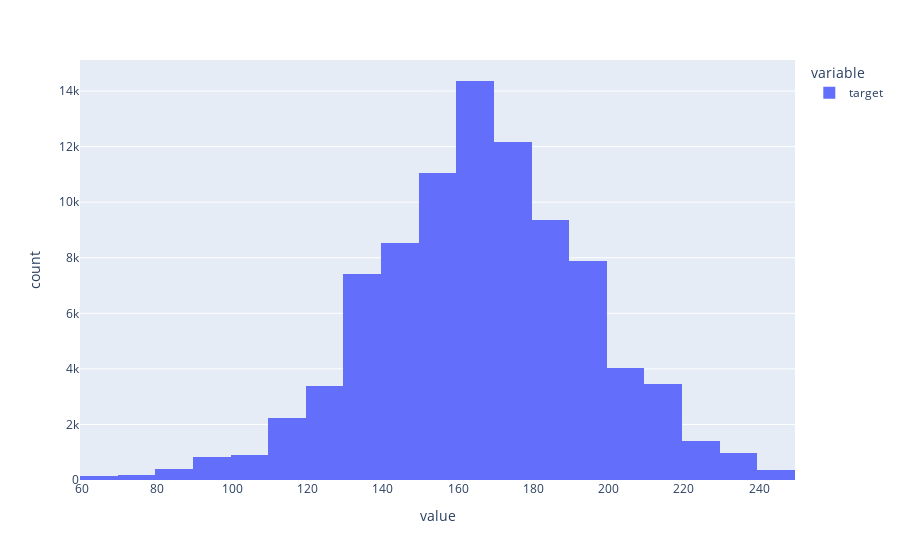

The notebook cell this image was saved under:
### Code cell
fig = px.histogram(final_df['target'], nbins=30)
fig.show()

### Figure 1 — Plotly figure (JSON) as saved in the notebook; plotly's stock layout.template omitted (floating-point values rounded to 4 significant figures; data arrays with more than 128 entries replaced by an {"elided": "..."} marker saying what was removed)
{"data": [{"alignmentgroup": "True", "bingroup": "x", "hovertemplate": "variable=target<br>value=%{x}<br>count=%{y}<extra></extra>", "legendgroup": "target", "marker": {"color": "#636efa", "pattern": {"shape": ""}}, "name": "target", "nbinsx": 30, "offsetgroup": "target", "orientation": "v", "showlegend": true, "type": "histogram", "x": {"elided": "89044 int values"}, "xaxis": "x", "yaxis": "y"}], "layout": {"barmode": "relative", "legend": {"title": {"text": "variable"}, "tracegroupgap": 0}, "margin": {"t": 60}, "xaxis": {"anchor": "y", "domain": [0, 1], "title": {"text": "value"}}, "yaxis": {"anchor": "x", "domain": [0, 1], "title": {"text": "count"}}}}
